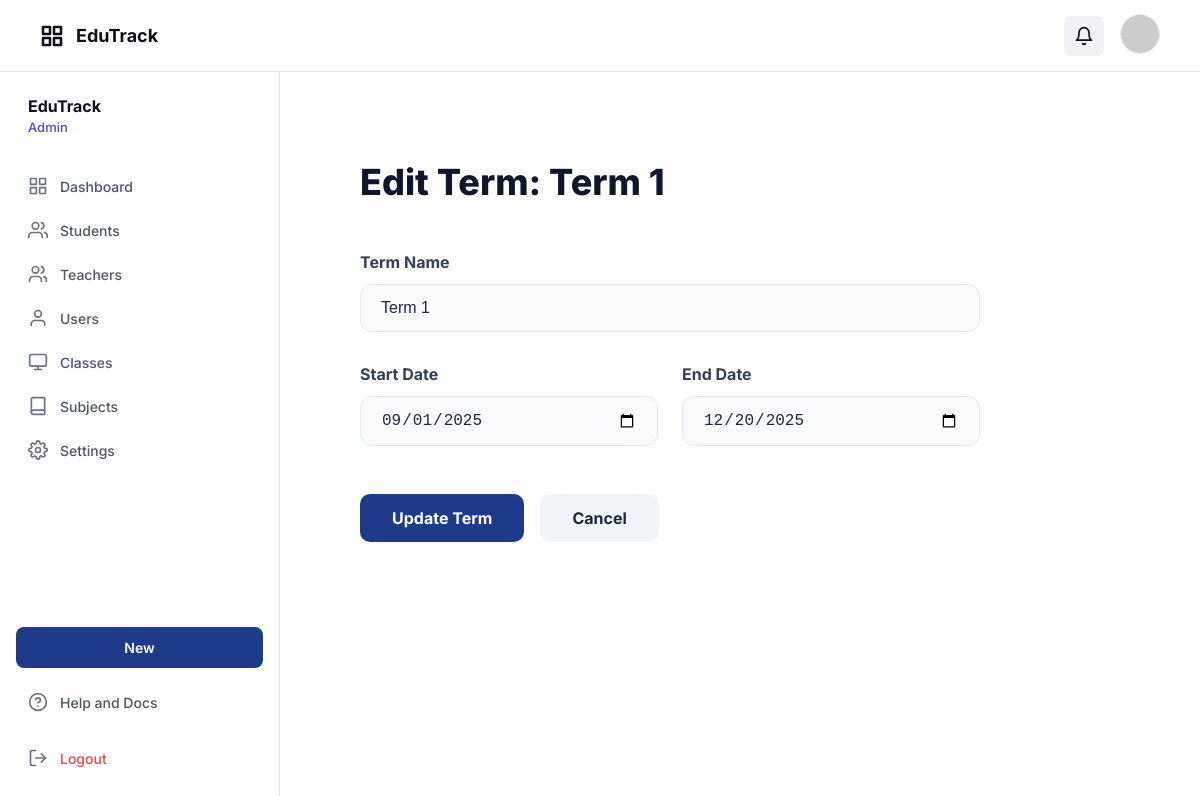
Screenshot of /school_app/index.php?controller=term&action=edit&id=10 (signed in) with the database file from the repository.
### tables this page shows
CREATE TABLE terms (
  id BIGINT UNSIGNED NOT NULL AUTO_INCREMENT,
  school_year_id BIGINT UNSIGNED NOT NULL,
  term_number TINYINT UNSIGNED NOT NULL,
  name VARCHAR(30) NOT NULL,
  start_date DATE NOT NULL,
  end_date DATE NOT NULL,
  created_at TIMESTAMP NOT NULL DEFAULT CURRENT_TIMESTAMP,
  updated_at TIMESTAMP NOT NULL DEFAULT CURRENT_TIMESTAMP ON UPDATE CURRENT_TIMESTAMP,
  PRIMARY KEY (id),
  UNIQUE KEY uq_terms_year_term (school_year_id, term_number),
  KEY idx_terms_school_year (school_year_id),
  CONSTRAINT fk_terms_school_year FOREIGN KEY (school_year_id) REFERENCES school_years(id) ON DELETE CASCADE,
  CONSTRAINT chk_term_number CHECK (term_number BETWEEN 1 AND 3),
  CONSTRAINT chk_term_dates CHECK (start_date < end_date)
);

### school_app/controllers/TermController.php (called while the page is built, shortened)
<?php
require_once __DIR__ . '/../models/Term.php';
class TermController
{
    public function edit($id)
    {
        $term = Term::find($id);
        render_view('views/admin/terms/edit.php', [
            'term' => $term
        ]);
    }
}

### school_app/models/Term.php (called while the page is built, shortened)
<?php
class Term extends Model
{
    public static function find($id)
    {
        $db = Database::connect();
        $sql = "SELECT t.*, sy.name as school_year_name
                FROM terms t
                JOIN school_years sy ON t.school_year_id = sy.id
                WHERE t.id = ?";
        $stmt = $db->prepare($sql);
        $stmt->execute([$id]);
        return $stmt->fetch(PDO::FETCH_OBJ);
    }
}

### school_app/views/admin/terms/edit.php (the view, shortened to what this page needs)
<div class="edit-term-container" style="max-width: 700px; padding: 40px;">
    <h1 style="font-size: 36px; font-weight: 800; color: #0f172a; margin-bottom: 48px;">Edit Term:
        <?php echo htmlspecialchars($term->name); ?>
    </h1>
    <form action="index.php?controller=term&action=update&id=<?php echo $term->id; ?>" method="POST"
        style="display: flex; flex-direction: column; gap: 32px;">
        <div style="display: flex; flex-direction: column; gap: 12px;">
            <label style="font-weight: 700; font-size: 16px; color: #334155;">Term Name</label>
            <input type="text" name="name" value="<?php echo htmlspecialchars($term->name); ?>" required
                style="width: 100%; padding: 14px 20px; border-radius: 12px; border: 1px solid #e2e8f0; background-color: #f8fafc; font-size: 16px; color: #1e293b;">
        </div>
        <div style="display: grid; grid-template-columns: 1fr 1fr; gap: 24px;">
            <div style="display: flex; flex-direction: column; gap: 12px;">
                <label style="font-weight: 700; font-size: 16px; color: #334155;">Start Date</label>
                <input type="date" name="start_date" value="<?php echo $term->start_date; ?>" required
                    style="width: 100%; padding: 14px 20px; border-radius: 12px; border: 1px solid #e2e8f0; background-color: #f8fafc; font-size: 16px; color: #1e293b;">
            </div>
            <div style="display: flex; flex-direction: column; gap: 12px;">
                <label style="font-weight: 700; font-size: 16px; color: #334155;">End Date</label>
                <input type="date" name="end_date" value="<?php echo $term->end_date; ?>" required
                    style="width: 100%; padding: 14px 20px; border-radius: 12px; border: 1px solid #e2e8f0; background-color: #f8fafc; font-size: 16px; color: #1e293b;">
            </div>
        </div>
        <div style="display: flex; gap: 16px; margin-top: 16px;">
            <button type="submit"
                style="background-color: #1e3a8a; color: white; padding: 14px 32px; border-radius: 10px; font-weight: 700; font-size: 16px; border: none; cursor: pointer;">
                Update Term
            </button>
            <a href="index.php?controller=term&action=index&id=<?php echo $term->school_year_id; ?>"
                style="background-color: #f1f5f9; color: #1e293b; padding: 14px 32px; border-radius: 10px; font-weight: 700; font-size: 16px; text-decoration: none; text-align: center;">
                Cancel
            </a>
        </div>
    </form>
</div>

### school_app/assets/css/app.css (style rules this page uses)
:root { --primary: #1e3a89; --primary-light: #e8eaf2; --bg-main: #f9f9f9; --bg-white: #ffffff; --text-main: #0f1119; --text-muted: #546691; --text-dark: #0c111c; --border-color: #e5e8ea; --border-input: #d1d6e5; --error: #ef4444; --success: #10b981; --spacing-xs: 4px; --spacing-sm: 8px; --spacing-md: 12px; --spacing-lg: 16px; --spacing-xl: 20px; --spacing-2xl: 24px; --spacing-4xl: 40px; --font-family: "Inter", -apple-system, BlinkMacSystemFont, "Segoe UI", Roboto, sans-serif; --font-size-xs: 12px; --font-size-sm: 14px; --font-size-md: 16px; --font-size-lg: 18px; --font-size-xl: 24px; --font-size-2xl: 28px; --font-size-3xl: 32px; }
* { -webkit-font-smoothing: antialiased; box-sizing: border-box; }
html, body { margin: 0; padding: 0; height: 100%; font-family: var(--font-family); background-color: var(--bg-white); color: var(--text-main); }
a { text-decoration: none; color: inherit; }
button { cursor: pointer; border: none; outline: none; font-family: inherit; }

### rows the page displays
terms: name "Term 1", start_date "09/01/2025", end_date "12/20/2025"

### other values shown
$displayRole "Admin"
